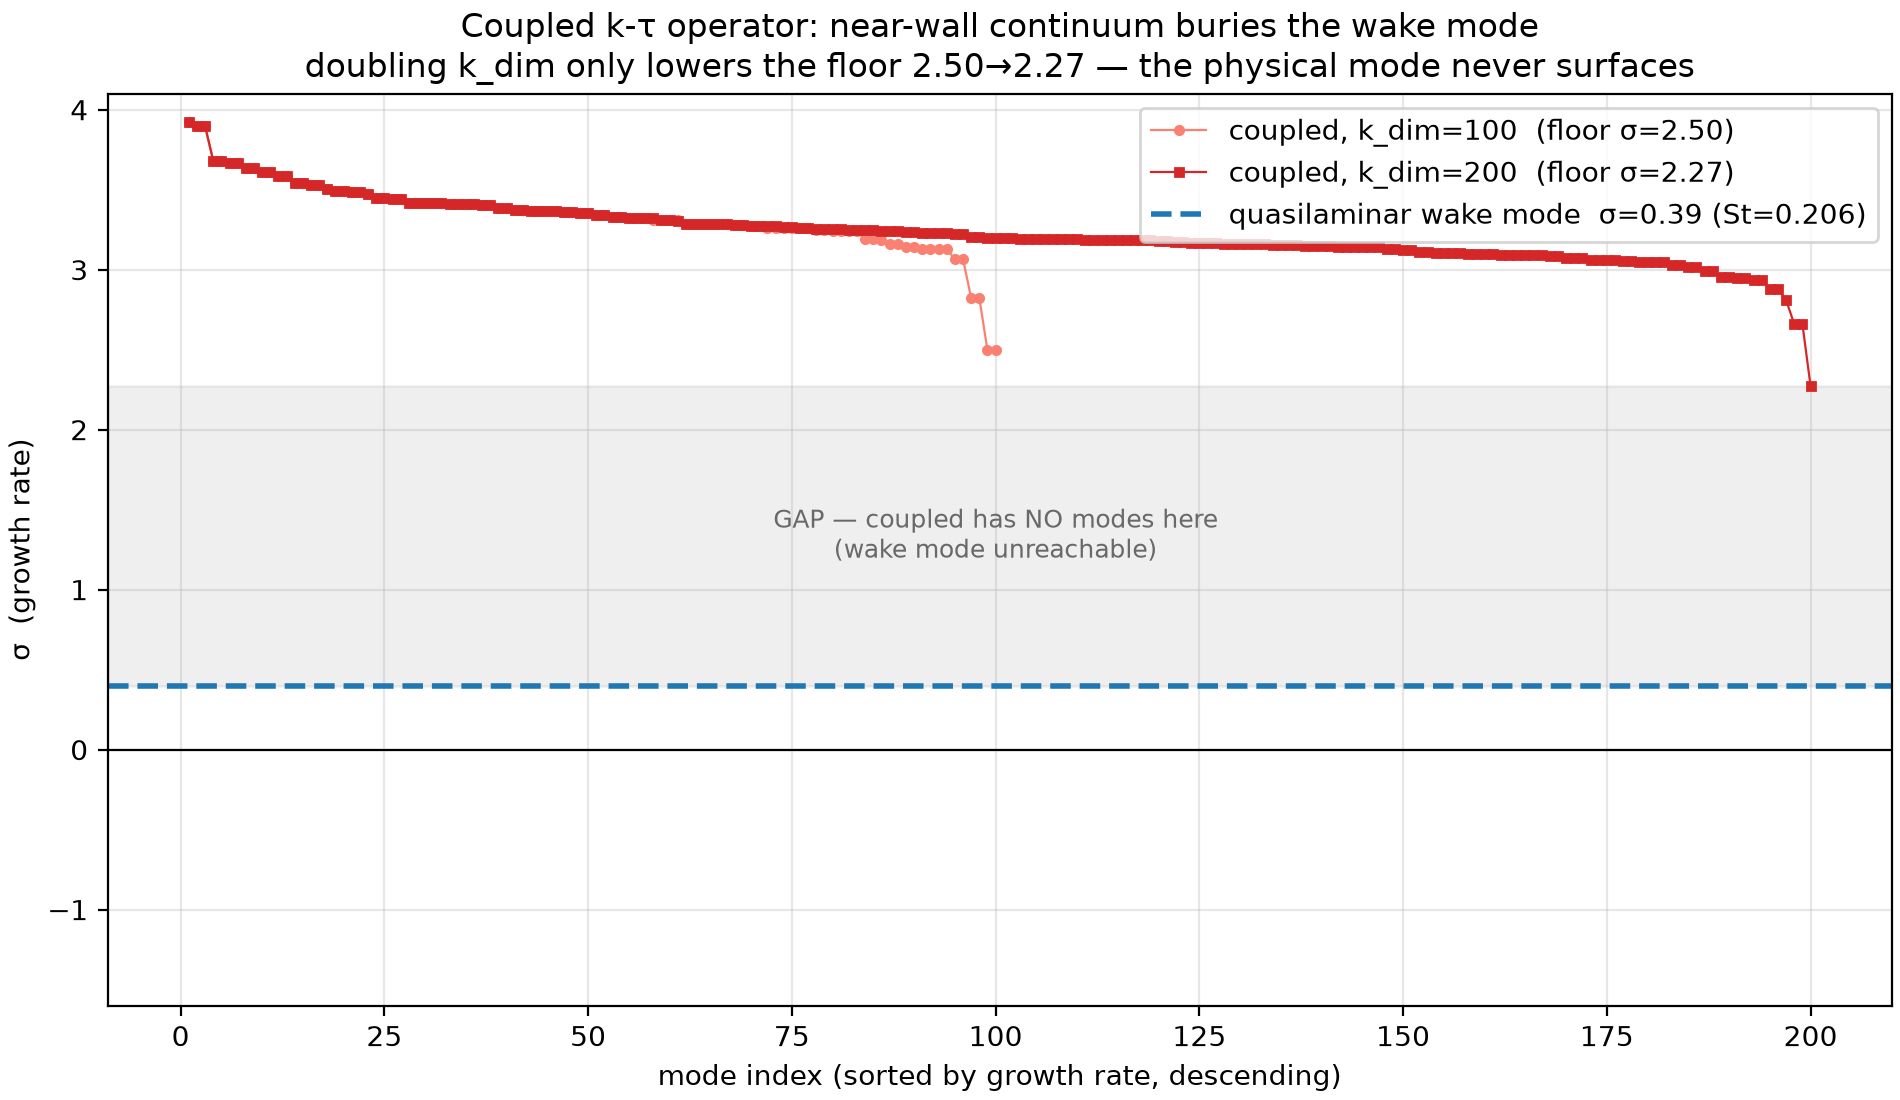

The script that saved this image:
#!/usr/bin/env python3
"""Coupled operator: the near-wall k-tau continuum buries the wake mode.

Sorted growth-rate spectra at k_dim=100 and 200 both plateau in sigma~2.3-3.9 and
never approach the physical wake mode (the quasilaminar leading sigma=0.40).
Doubling the subspace barely lowers the floor -> the wake mode is unreachable
by direct Arnoldi on the coupled operator; the quasilaminar operator
(prescribed base mu_t) is required, not merely preferred.
"""
import numpy as np
import matplotlib
matplotlib.use("Agg")
import matplotlib.pyplot as plt

A100 = np.loadtxt("coupled/Spectre_NSd_kdim100.dat")[:, 0]
A200 = np.loadtxt("coupled/Spectre_NSd.dat")[:, 0]
B = np.loadtxt("quasilaminar/Spectre_NSd.dat")[:, 0]
sB = B.max()

fig, ax = plt.subplots(figsize=(9.5, 5.5), constrained_layout=True)
ax.plot(range(1, len(A100)+1), sorted(A100, reverse=True), "o-", ms=3, lw=0.8,
        color="salmon", label=f"coupled, k_dim=100  (floor σ={A100.min():.2f})")
ax.plot(range(1, len(A200)+1), sorted(A200, reverse=True), "s-", ms=3, lw=0.8,
        color="C3", label=f"coupled, k_dim=200  (floor σ={A200.min():.2f})")
ax.axhline(sB, color="C0", ls="--", lw=2,
           label=f"quasilaminar wake mode  σ={sB:.2f} (St=0.206)")
ax.axhline(0, color="k", lw=0.8)
ax.axhspan(sB, A200.min(), alpha=0.12, color="grey")
ax.text(100, 0.5*(sB + A200.min()), "GAP — coupled has NO modes here\n(wake mode unreachable)",
        ha="center", va="center", fontsize=9, color="dimgray")
ax.set_xlabel("mode index (sorted by growth rate, descending)")
ax.set_ylabel("σ  (growth rate)")
ax.set_title("Coupled k-τ operator: near-wall continuum buries the wake mode\n"
             "doubling k_dim only lowers the floor 2.50→2.27 — the physical mode never surfaces")
ax.legend(loc="upper right"); ax.grid(alpha=0.3); ax.set_ylim(-1.6, 4.1)
fig.savefig("coupled_continuum.png", dpi=200)
print(f"A100 floor={A100.min():.3f}  A200 floor={A200.min():.3f}  quasilaminar wake σ={sB:.3f}")
print("saved coupled_continuum.png")
